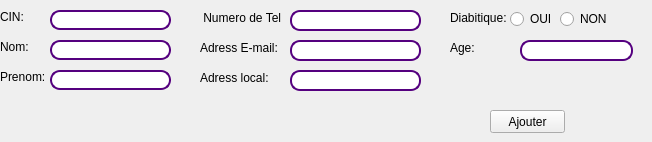
       <widget class="QWidget" name="tab_4">
        <attribute name="title">
         <string>Ajouter</string>
        </attribute>
        <widget class="QLineEdit" name="txt_cin">
         <property name="geometry">
          <rect>
           <x>50</x>
           <y>10</y>
           <width>121</width>
           <height>20</height>
          </rect>
         </property>
         <property name="styleSheet">
          <string notr="true">QLineEdit{

border: 1.5px solid rgb(85, 0, 127);
border-radius: 10px;


}</string>
         </property>
        </widget>
        <widget class="QLabel" name="label">
         <property name="geometry">
          <rect>
           <x>0</x>
           <y>10</y>
           <width>47</width>
           <height>14</height>
          </rect>
         </property>
         <property name="text">
          <string>CIN:</string>
         </property>
        </widget>
        <widget class="QLabel" name="label_2">
         <property name="geometry">
          <rect>
           <x>0</x>
           <y>40</y>
           <width>47</width>
           <height>14</height>
          </rect>
         </property>
         <property name="text">
          <string>Nom:</string>
         </property>
        </widget>
        <widget class="QLineEdit" name="txt_nom">
         <property name="geometry">
          <rect>
           <x>50</x>
           <y>40</y>
           <width>121</width>
           <height>20</height>
          </rect>
         </property>
         <property name="styleSheet">
          <string notr="true">QLineEdit{

border: 1.5px solid rgb(85, 0, 127);
border-radius: 10px;


}</string>
         </property>
        </widget>
        <widget class="QLabel" name="label_3">
         <property name="geometry">
          <rect>
           <x>0</x>
           <y>70</y>
           <width>47</width>
           <height>14</height>
          </rect>
         </property>
         <property name="text">
          <string>Prenom:</string>
         </property>
        </widget>
        <widget class="QLineEdit" name="txt_prenom">
         <property name="geometry">
          <rect>
           <x>50</x>
           <y>70</y>
           <width>121</width>
           <height>20</height>
          </rect>
         </property>
         <property name="styleSheet">
          <string notr="true">QLineEdit{

border: 1.5px solid rgb(85, 0, 127);
border-radius: 10px;


}</string>
         </property>
        </widget>
        <widget class="QLabel" name="label_4">
         <property name="geometry">
          <rect>
           <x>450</x>
           <y>10</y>
           <width>61</width>
           <height>16</height>
          </rect>
         </property>
         <property name="text">
          <string>Diabitique:</string>
         </property>
        </widget>
        <widget class="QRadioButton" name="radioButton">
         <property name="geometry">
          <rect>
           <x>510</x>
           <y>10</y>
           <width>83</width>
           <height>18</height>
          </rect>
         </property>
         <property name="text">
          <string>OUI</string>
         </property>
        </widget>
        <widget class="QRadioButton" name="radioButton_2">
         <property name="geometry">
          <rect>
           <x>560</x>
           <y>10</y>
           <width>83</width>
           <height>18</height>
          </rect>
         </property>
         <property name="text">
          <string>NON</string>
         </property>
        </widget>
        <widget class="QLabel" name="label_5">
         <property name="geometry">
          <rect>
           <x>200</x>
           <y>10</y>
           <width>81</width>
           <height>16</height>
          </rect>
         </property>
         <property name="text">
          <string> Numero de Tel:</string>
         </property>
        </widget>
        <widget class="QLineEdit" name="txt_tel">
         <property name="geometry">
          <rect>
           <x>290</x>
           <y>10</y>
           <width>131</width>
           <height>21</height>
          </rect>
         </property>
         <property name="styleSheet">
          <string notr="true">QLineEdit{

border: 1.5px solid rgb(85, 0, 127);
border-radius: 10px;


}</string>
         </property>
        </widget>
        <widget class="QLabel" name="label_6">
         <property name="geometry">
          <rect>
           <x>200</x>
           <y>40</y>
           <width>81</width>
           <height>16</height>
          </rect>
         </property>
         <property name="text">
          <string>Adress E-mail:</string>
         </property>
        </widget>
        <widget class="QLineEdit" name="txt_email">
         <property name="geometry">
          <rect>
           <x>290</x>
           <y>40</y>
           <width>131</width>
           <height>21</height>
          </rect>
         </property>
         <property name="styleSheet">
          <string notr="true">QLineEdit{

border: 1.5px solid rgb(85, 0, 127);
border-radius: 10px;


}</string>
         </property>
        </widget>
        <widget class="QLabel" name="label_7">
         <property name="geometry">
          <rect>
           <x>200</x>
           <y>70</y>
           <width>81</width>
           <height>16</height>
          </rect>
         </property>
         <property name="text">
          <string>Adress local:</string>
         </property>
        </widget>
        <widget class="QLineEdit" name="txt_adresse">
         <property name="geometry">
          <rect>
           <x>290</x>
           <y>70</y>
           <width>131</width>
           <height>21</height>
          </rect>
         </property>
         <property name="styleSheet">
          <string notr="true">QLineEdit{

border: 1.5px solid rgb(85, 0, 127);
border-radius: 10px;


}</string>
         </property>
        </widget>
        <widget class="QPushButton" name="pushButton">
         <property name="geometry">
          <rect>
           <x>490</x>
           <y>110</y>
           <width>75</width>
           <height>23</height>
          </rect>
         </property>
         <property name="text">
          <string>Ajouter</string>
         </property>
        </widget>
        <widget class="QLineEdit" name="txt_age">
         <property name="geometry">
          <rect>
           <x>520</x>
           <y>40</y>
           <width>113</width>
           <height>21</height>
          </rect>
         </property>
         <property name="styleSheet">
          <string notr="true">QLineEdit{

border: 1.5px solid rgb(85, 0, 127);
border-radius: 10px;


}</string>
         </property>
        </widget>
        <widget class="QLabel" name="label_8">
         <property name="geometry">
          <rect>
           <x>450</x>
           <y>40</y>
           <width>61</width>
           <height>16</height>
          </rect>
         </property>
         <property name="text">
          <string>Age:</string>
         </property>
        </widget>
       </widget>
